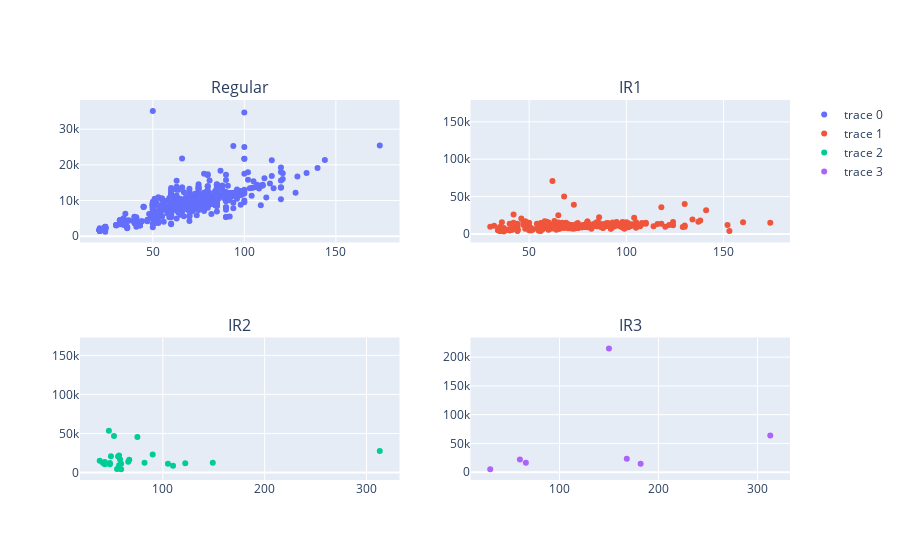

Source (notebook cell):
### Code cell
subs = make_subplots(2, 2, subplot_titles=("Regular", "IR1", "IR2", "IR3"))

idx=0
lotShapes = lot_data.LotShape.unique()
for r in range(1, 3):
    for c in range(1, 3):
        filtered_data = lot_data[lot_data.LotShape == lotShapes[idx]]
        subs.add_trace(go.Scatter(x=filtered_data.LotFrontage, y=filtered_data.LotArea, mode="markers"), row=r, col=c)
        idx=idx+1
subs.show()

### Figure 1 — Plotly figure (JSON) as saved in the notebook; plotly's stock layout.template omitted (floating-point values rounded to 4 significant figures; data arrays with more than 128 entries replaced by an {"elided": "..."} marker saying what was removed)
{"data": [{"mode": "markers", "type": "scatter", "x": {"elided": "925 float values"}, "xaxis": "x", "y": {"elided": "925 int values"}, "yaxis": "y"}, {"mode": "markers", "type": "scatter", "x": {"elided": "484 float values"}, "xaxis": "x2", "y": {"elided": "484 int values"}, "yaxis": "y2"}, {"mode": "markers", "type": "scatter", "x": [null, null, 110.0, 66.0, 122.0, null, 90.0, 43.0, null, 56.0, 105.0, null, 38.0, null, 59.0, 43.0, 57.0, 82.0, 52.0, 49.0, 55.0, 58.0, null, 59.0, null, 47.0, 67.0, 48.0, null, 75.0, null, 149.0, 313.0, 57.0, null, null, null, 41.0, null, null, 48.0], "xaxis": "x3", "y": [12968, 13869, 8472, 13682, 11911, 9765, 22950, 13568, 159000, 20431, 11249, 53107, 14963, 4403, 11228, 10667, 21872, 12464, 46589, 20896, 4500, 16770, 5105, 4282, 115149, 53504, 16285, 12137, 28698, 45600, 14762, 12589, 27650, 9245, 29959, 13031, 11170, 12393, 14781, 20781, 10635], "yaxis": "y3"}, {"mode": "markers", "type": "scatter", "x": [30.0, 66.0, 150.0, null, 168.0, 182.0, null, 313.0, null, 60.0], "xaxis": "x4", "y": [5232, 16226, 215245, 12155, 23257, 14572, 24682, 63887, 16196, 21930], "yaxis": "y4"}], "layout": {"annotations": [{"font": {"size": 16}, "showarrow": false, "text": "Regular", "x": 0.225, "xanchor": "center", "xref": "paper", "y": 1.0, "yanchor": "bottom", "yref": "paper"}, {"font": {"size": 16}, "showarrow": false, "text": "IR1", "x": 0.775, "xanchor": "center", "xref": "paper", "y": 1.0, "yanchor": "bottom", "yref": "paper"}, {"font": {"size": 16}, "showarrow": false, "text": "IR2", "x": 0.225, "xanchor": "center", "xref": "paper", "y": 0.375, "yanchor": "bottom", "yref": "paper"}, {"font": {"size": 16}, "showarrow": false, "text": "IR3", "x": 0.775, "xanchor": "center", "xref": "paper", "y": 0.375, "yanchor": "bottom", "yref": "paper"}], "xaxis": {"anchor": "y", "domain": [0.0, 0.45]}, "xaxis2": {"anchor": "y2", "domain": [0.55, 1.0]}, "xaxis3": {"anchor": "y3", "domain": [0.0, 0.45]}, "xaxis4": {"anchor": "y4", "domain": [0.55, 1.0]}, "yaxis": {"anchor": "x", "domain": [0.625, 1.0]}, "yaxis2": {"anchor": "x2", "domain": [0.625, 1.0]}, "yaxis3": {"anchor": "x3", "domain": [0.0, 0.375]}, "yaxis4": {"anchor": "x4", "domain": [0.0, 0.375]}}}
